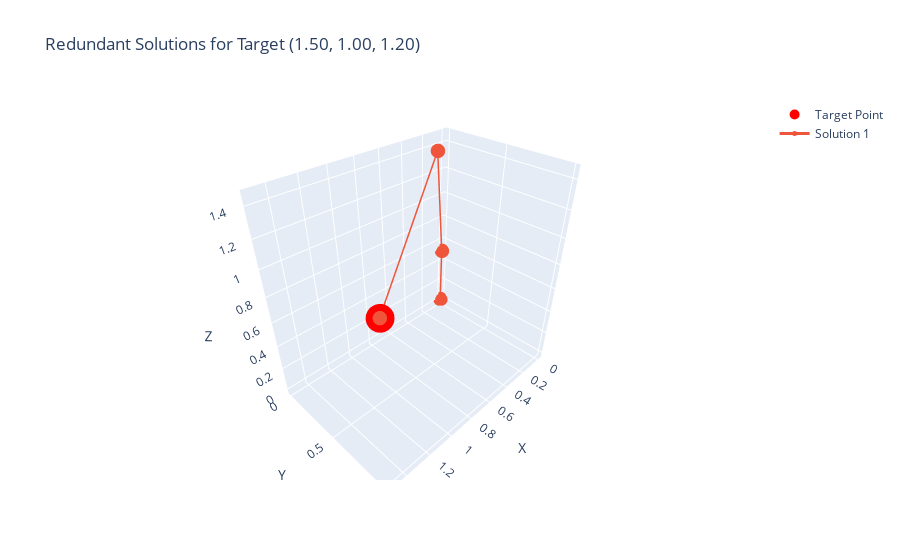
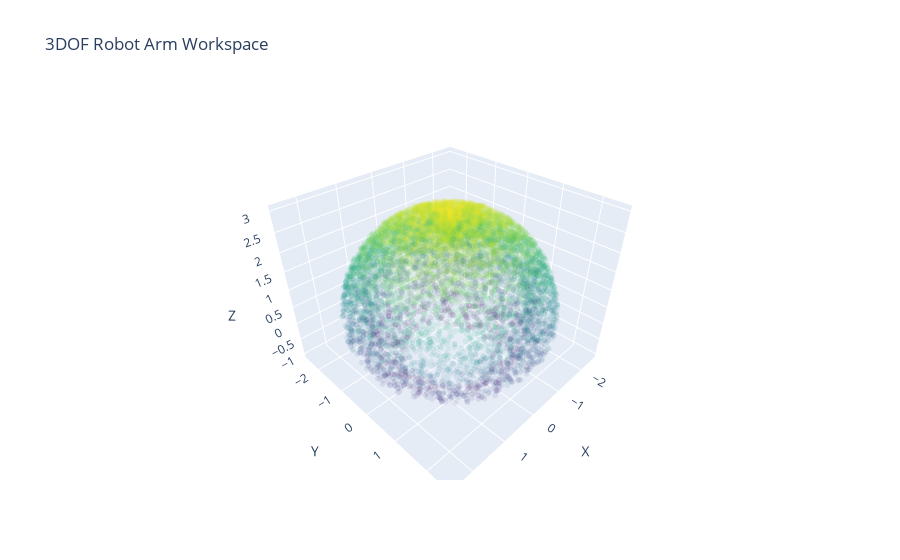

Source (notebook cell) for these figures, in order:
### Markdown cell above
### Make the max and min for the robot arm

### Code cell
def inverse_kinematics_cost(theta, target, l1, l2, l3):
    x, y, z = forward_kinematics_3dof(theta[0], theta[1], theta[2], l1, l2, l3)
    return np.sum((np.array([x, y, z]) - target)**2)

def inverse_kinematics_3dof(target, l1, l2, l3, initial_guess):
    result = minimize(inverse_kinematics_cost, initial_guess, 
                      args=(target, l1, l2, l3),
                      bounds=[(-np.pi/2, np.pi/2), (-np.pi/2, np.pi/2), (-np.pi/2, np.pi/2)])
    return result.x if result.success else None

def check_redundancy(target, l1, l2, l3, num_attempts=50, position_tolerance=1e-3, angle_tolerance=1e-2):
    solutions = []
    for _ in range(num_attempts):
        initial_guess = np.random.uniform(-np.pi/2, np.pi/2, 3)
        solution = inverse_kinematics_3dof(target, l1, l2, l3, initial_guess)
        if solution is not None:
            # Calculate the end-effector position for this solution
            end_effector_pos = forward_kinematics_3dof(solution[0], solution[1], solution[2], l1, l2, l3)
            
            # Check if the end-effector position matches the target within tolerance
            if np.linalg.norm(np.array(end_effector_pos) - np.array(target)) < position_tolerance:
                # Check if this solution is unique (different joint angles)
                is_unique = all(np.linalg.norm(solution - existing_sol) > angle_tolerance for existing_sol in solutions)
                if is_unique:
                    solutions.append(solution)
    
    return solutions

def visualize_redundant_solutions(target, solutions, l1, l2, l3):
    fig = go.Figure()

    # Plot target point
    fig.add_trace(go.Scatter3d(x=[target[0]], y=[target[1]], z=[target[2]],
                               mode='markers', marker=dict(size=10, color='red'),
                               name='Target Point'))

    # Plot each solution
    for i, solution in enumerate(solutions):
        positions = calculate_arm_positions(solution[0], solution[1], solution[2], l1, l2, l3)
        fig.add_trace(go.Scatter3d(x=positions[:, 0], y=positions[:, 1], z=positions[:, 2],
                                   mode='lines+markers',
                                   line=dict(width=3),
                                   marker=dict(size=5),
                                   name=f'Solution {i+1}'))

    # Set layout
    fig.update_layout(scene=dict(aspectmode='data',
                                 xaxis_title='X', yaxis_title='Y', zaxis_title='Z'),
                      title=f'Redundant Solutions for Target ({target[0]:.2f}, {target[1]:.2f}, {target[2]:.2f})')
    fig.show()

def calculate_arm_positions(theta1, theta2, theta3, l1, l2, l3):
    p0 = np.array([0, 0, 0])
    p1 = np.array([0, 0, l3])
    x2 = l1 * np.cos(theta1) * np.sin(theta2)
    y2 = l1 * np.sin(theta1) * np.sin(theta2)
    z2 = l3 + l1 * np.cos(theta2)
    p2 = np.array([x2, y2, z2])
    p3 = np.array(forward_kinematics_3dof(theta1, theta2, theta3, l1, l2, l3))
    return np.vstack((p0, p1, p2, p3))

# Example usage
l1, l2, l3 = 1.0, 1.5, 0.5
target = [1.5, 1.0, 1.2]  # Example target point

solutions = check_redundancy(target, l1, l2, l3)
print(f"Number of unique solutions found: {len(solutions)}")
for i, sol in enumerate(solutions):
    print(f"Solution {i+1}: theta1 = {sol[0]:.4f}, theta2 = {sol[1]:.4f}, theta3 = {sol[2]:.4f}")

if len(solutions) > 1:
    print("Multiple solutions found. Visualizing...")
    visualize_redundant_solutions(target, solutions, l1, l2, l3)
elif len(solutions) == 1:
    visualize_redundant_solutions(target, solutions, l1, l2, l3)
    print("Only one solution found. No redundancy for this target point.")
else:
    print("No solutions found. The target point may be unreachable.")

# Function to generate and visualize the workspace
def generate_and_visualize_workspace(l1, l2, l3, num_points=10000):
    theta1 = np.random.uniform(-np.pi/2, np.pi/2, num_points)
    theta2 = np.random.uniform(-np.pi/2, np.pi/2, num_points)
    theta3 = np.random.uniform(-np.pi/2, np.pi/2, num_points)
    
    points = np.array([forward_kinematics_3dof(t1, t2, t3, l1, l2, l3) for t1, t2, t3 in zip(theta1, theta2, theta3)])
    
    fig = go.Figure(data=[go.Scatter3d(x=points[:, 0], y=points[:, 1], z=points[:, 2],
                                       mode='markers',
                                       marker=dict(size=2, color=points[:, 2], colorscale='Viridis'),
                                       opacity=0.1)])
    
    fig.update_layout(scene=dict(aspectmode='data',
                                 xaxis_title='X', yaxis_title='Y', zaxis_title='Z'),
                      title='3DOF Robot Arm Workspace')
    fig.show()
    
    print(f"Workspace ranges:")
    print(f"X: [{points[:, 0].min():.2f}, {points[:, 0].max():.2f}]")
    print(f"Y: [{points[:, 1].min():.2f}, {points[:, 1].max():.2f}]")
    print(f"Z: [{points[:, 2].min():.2f}, {points[:, 2].max():.2f}]")

# Generate and visualize the workspace
generate_and_visualize_workspace(l1, l2, l3)

### Figure 1 — Plotly figure (JSON) as saved in the notebook; plotly's stock layout.template omitted (floating-point values rounded to 4 significant figures)
{"data": [{"marker": {"color": "red", "size": 10}, "mode": "markers", "name": "Target Point", "type": "scatter3d", "x": [1.5], "y": [1], "z": [1.2]}, {"line": {"width": 3}, "marker": {"size": 5}, "mode": "lines+markers", "name": "Solution 1", "type": "scatter3d", "x": [0, 0, 0.2689, 1.5], "y": [0, 0, 0.1792, 1.0], "z": [0, 0.5, 1.446, 1.2]}], "layout": {"scene": {"aspectmode": "data", "xaxis": {"title": {"text": "X"}}, "yaxis": {"title": {"text": "Y"}}, "zaxis": {"title": {"text": "Z"}}}, "title": {"text": "Redundant Solutions for Target (1.50, 1.00, 1.20)"}}}

### Figure 2 — Plotly figure (JSON) as saved in the notebook; plotly's stock layout.template omitted (floating-point values rounded to 4 significant figures; data arrays with more than 128 entries replaced by an {"elided": "..."} marker saying what was removed)
{"data": [{"marker": {"color": {"elided": "10000 float values"}, "colorscale": [[0, "#440154"], [0.1111, "#482878"], [0.2222, "#3e4989"], [0.3333, "#31688e"], [0.4444, "#26828e"], [0.5556, "#1f9e89"], [0.6667, "#35b779"], [0.7778, "#6ece58"], [0.8889, "#b5de2b"], [1, "#fde725"]], "size": 2}, "mode": "markers", "opacity": 0.1, "type": "scatter3d", "x": {"elided": "10000 float values"}, "y": {"elided": "10000 float values"}, "z": {"elided": "10000 float values"}}], "layout": {"scene": {"aspectmode": "data", "xaxis": {"title": {"text": "X"}}, "yaxis": {"title": {"text": "Y"}}, "zaxis": {"title": {"text": "Z"}}}, "title": {"text": "3DOF Robot Arm Workspace"}}}
